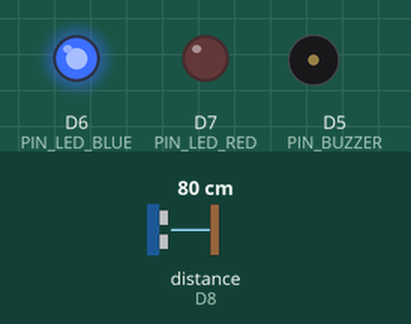
This sketch was run on a simulated ESP8266 (NodeMCU). Shown: output pins drawn as LEDs (lit = HIGH), buzzer (waves = sounding, pin HIGH). Wiring (inferred from the names in the program): ultrasonic range finder: trigger D2; echo D8. The inputs (shaded band) are chosen by the test bench; at power-on: distance to the obstacle (sensor on D8) 80 cm. The echo pulse lasts 58.3 µs per cm; pins used as bus, display or sensor lines are not drawn; what the sketch prints to the serial monitor is not drawn.

Above: at 1.2 s.
1.3 s: distance to the obstacle (sensor on D8) set to 6 cm
2.8 s: distance to the obstacle (sensor on D8) set to 3 cm
At 3.4 s:
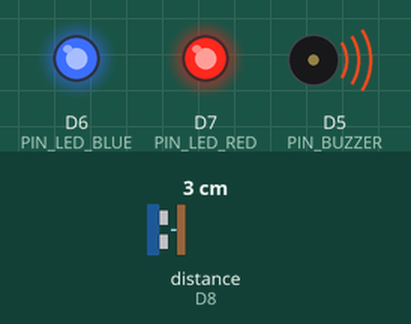
4.5 s: distance to the obstacle (sensor on D8) set to 9 cm
At 5.7 s:
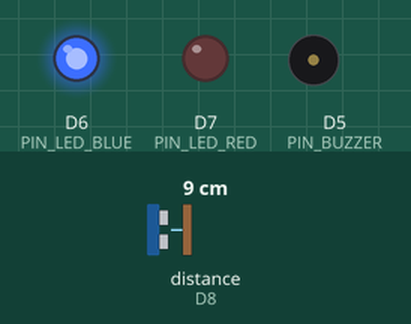
6.0 s: distance to the obstacle (sensor on D8) set to 2 cm
At 7.1 s:
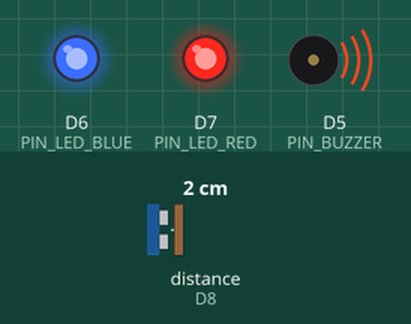
Timing chart, 0 to 8.5 s (numbered marks = the images above; inputs shaded):
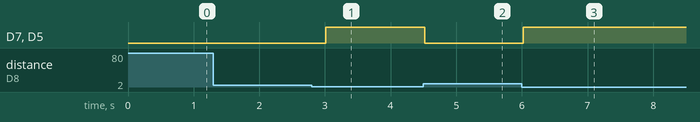

Measured:
- the behaviour switches between 5 and 4 cm on distance to the obstacle (sensor on D8) (found by bisection; images 0 and 1)
- after the input at 1.3 s, every drawn part: stays the same
- after the input at 2.8 s, D7 (PIN_LED_RED), D5 (PIN_BUZZER): LOW → HIGH after 0.21 s
- after the input at 4.5 s, D7 (PIN_LED_RED), D5 (PIN_BUZZER): HIGH → LOW at once
- after the input at 6.0 s, D7 (PIN_LED_RED), D5 (PIN_BUZZER): LOW → HIGH at once

The sketch:

Sewage_Level.ino
```cpp
#include <ESP8266WiFi.h>
#include <ESPAsyncTCP.h>
#include <ESPAsyncWebServer.h>

const char* AP_SSID = "Sewage Monitor";
const char* AP_PASS = "SM1-2025";   // 8+ chars or "" for open AP

const float MAX_HEIGHT_CM = 80.0;          // Distance from sensor to bottom
const float CRITICAL_CM_FROM_SENSOR = 5.0; // Alarm threshold

const uint8_t PIN_TRIG   = D2;
const uint8_t PIN_ECHO   = D8;
const uint8_t PIN_LED_RED  = D7;
const uint8_t PIN_LED_BLUE = D6; // power indicator
const uint8_t PIN_BUZZER = D5;

AsyncWebServer server(80);

float lastDistance = NAN;
float lastFill = NAN;
float lastPercent = NAN;
bool lastCritical = false;
unsigned long lastMeasureTime = 0;

float readDistanceCm() {
  digitalWrite(PIN_TRIG, LOW);
  delayMicroseconds(2);
  digitalWrite(PIN_TRIG, HIGH);
  delayMicroseconds(10);
  digitalWrite(PIN_TRIG, LOW);

  unsigned long duration = pulseIn(PIN_ECHO, HIGH, 25000UL); // timeout ~25ms
  if (duration == 0) return NAN;
  return duration / 58.0f;
}

void updateMeasurement() {
  float dist = readDistanceCm();
  if (isnan(dist)) {
    lastDistance = NAN;
    lastFill = NAN;
    lastPercent = 0;
    lastCritical = false;
    return;
  }

  lastDistance = dist;
  lastFill = MAX_HEIGHT_CM - dist;
  if (lastFill < 0) lastFill = 0;
  if (lastFill > MAX_HEIGHT_CM) lastFill = MAX_HEIGHT_CM;

  lastPercent = (lastFill / MAX_HEIGHT_CM) * 100.0f;
  if (lastPercent < 0) lastPercent = 0;
  if (lastPercent > 100) lastPercent = 100;

  lastCritical = (dist <= CRITICAL_CM_FROM_SENSOR);

  digitalWrite(PIN_LED_RED, lastCritical ? HIGH : LOW);
  digitalWrite(PIN_BUZZER,  lastCritical ? HIGH : LOW);
  digitalWrite(PIN_LED_BLUE, HIGH); // always on
}

String jsonStatus() {
  String s = "{";
  s += "\"distance_cm\":" + String(isnan(lastDistance) ? -1 : lastDistance, 1) + ",";
  s += "\"fill_cm\":" + String(isnan(lastFill) ? -1 : lastFill, 1) + ",";
  s += "\"percent\":" + String(lastPercent, 1) + ",";
  s += "\"critical\":" + String(lastCritical ? "true" : "false");
  s += "}";
  return s;
}

const char PAGE_INDEX[] PROGMEM = R"rawliteral(
<!DOCTYPE html>
<html>
<head>
<meta name="viewport" content="width=device-width, initial-scale=1">
<title>Sewage Monitor</title>
<style>
body { background:#0b1220; color:white; font-family:sans-serif; text-align:center; }
.water { width:200px; height:400px; margin:auto; background:#222; border-radius:12px; overflow:hidden; position:relative; }
.fill { position:absolute; bottom:0; left:0; width:100%; height:0; background:linear-gradient(#4da3ff,#2d6bff); transition:height 0.8s; }
.status { margin-top:20px; font-size:18px; }
</style>
</head>
<body>
  <h2>Sewage Level Monitor</h2>
  <div class="water"><div class="fill" id="fill"></div></div>
  <p>Distance: <span id="distance">--</span> cm</p>
  <p>Fill: <span id="level">--</span>%</p>
  <div class="status" id="status">Waiting...</div>
<script>
async function refresh() {
  try {
    const r = await fetch('/api/status');
    const j = await r.json();
    if (j.distance_cm >= 0) {
      document.getElementById('distance').textContent = j.distance_cm.toFixed(1);
      document.getElementById('level').textContent = j.percent.toFixed(1);
      document.getElementById('fill').style.height = j.percent + '%';
      document.getElementById('status').textContent = j.critical ? "CRITICAL LEVEL!" : "Normal";
      document.getElementById('status').style.color = j.critical ? "red" : "lime";
    }
  } catch(e) { console.error(e); }
}
setInterval(refresh, 1500);
refresh();
</script>
</body>
</html>
)rawliteral";

void setup() {
  Serial.begin(115200);

  pinMode(PIN_TRIG, OUTPUT);
  pinMode(PIN_ECHO, INPUT);
  pinMode(PIN_LED_RED, OUTPUT);
  pinMode(PIN_LED_BLUE, OUTPUT);
  pinMode(PIN_BUZZER, OUTPUT);

  digitalWrite(PIN_TRIG, LOW);
  digitalWrite(PIN_LED_BLUE, HIGH);
  digitalWrite(PIN_LED_RED, LOW);
  digitalWrite(PIN_BUZZER, LOW);

  WiFi.mode(WIFI_AP);
  WiFi.softAP(AP_SSID, AP_PASS);
  Serial.print("AP IP: ");
  Serial.println(WiFi.softAPIP());

  server.on("/", HTTP_GET, [](AsyncWebServerRequest *request){
    request->send_P(200, "text/html", PAGE_INDEX);
  });

  server.on("/api/status", HTTP_GET, [](AsyncWebServerRequest *request){
    request->send(200, "application/json", jsonStatus());
  });

  server.begin();
}

void loop() {
  // Measure every 1s
  if (millis() - lastMeasureTime >= 500) {
    updateMeasurement();
    lastMeasureTime = millis();
  }
}
```
